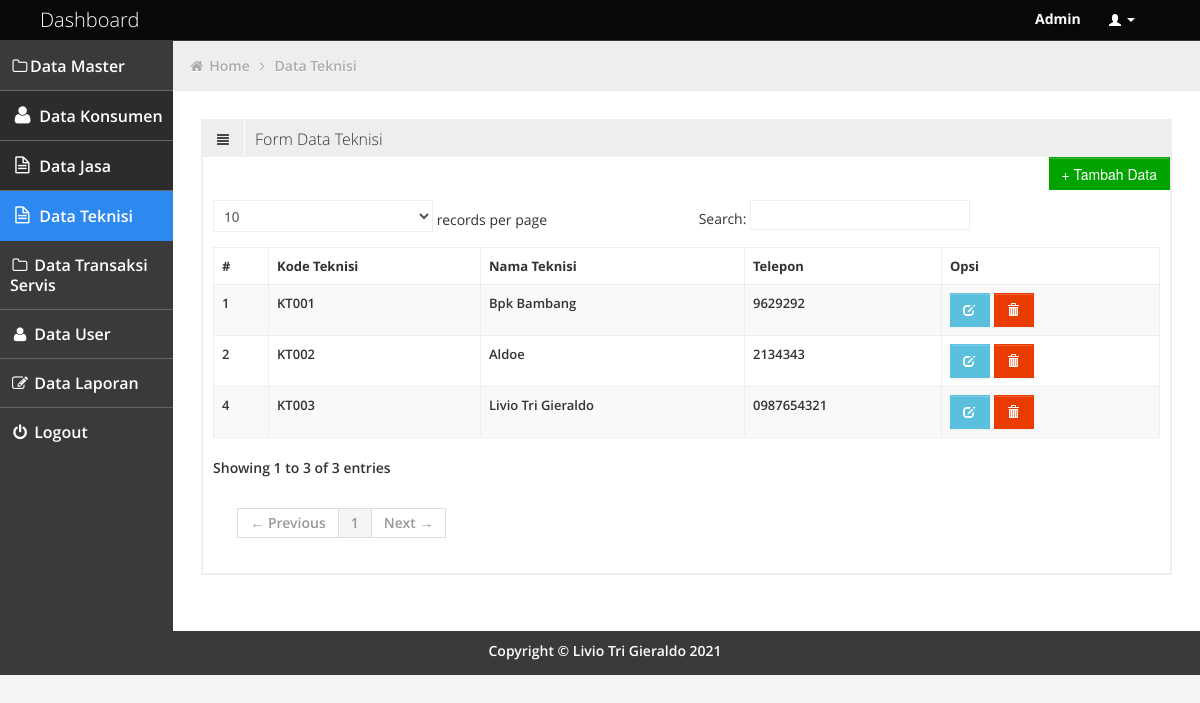
The app's page /admin/teknisi.php (signed in) with its own data.
### tables this page shows
CREATE TABLE `teknisi` (
  `no` int(10) NOT NULL,
  `kd_teknisi` varchar(20) NOT NULL,
  `nm_teknisi` varchar(100) NOT NULL,
  `telepon` varchar(16) NOT NULL
);

### admin/teknisi.php (the view, shortened to what this page needs)
<!DOCTYPE html>
<html lang="en">
<head>
	<link id="bootstrap-style" href="../css/bootstrap.min.css" rel="stylesheet">
	<link href="../css/bootstrap-responsive.min.css" rel="stylesheet">
	<link id="base-style" href="../css/style.css" rel="stylesheet">
	<link id="base-style-responsive" href="../css/style-responsive.css" rel="stylesheet">
	<link rel="stylesheet" type="text/css" href="../css2/font.css">
</head>
<body>
	<?php include 'navbar.php'; ?>
		<div class="container-fluid-full">
				<div class="row-fluid">
					<?php include 'sidebarr.php'; ?>
						<div id="content" class="span10">
								<ul class="breadcrumb">
									<li>
										<i class="icon-home"></i>
										<a href="dashboard.php">Home</a>
										<i class="icon-angle-right"></i>
									</li>
									<li><a href="teknisi.php">Data Teknisi</a></li>
								</ul>
			  <div class="row-fluid sortable">
					<div class="box span12">
						<div class="box-header">
							<h2><i class="halflings-icon align-justify"></i><span class="break"></span>Form Data Teknisi</h2>
						</div>
                        <div class="clearfix">
                            <button class="width-35 pull-right btn btn-sm btn-success" onclick="location.href='tambahteknisi.php'">
                                <span class="bigger-110"> + Tambah Data</span>
                            </button>
                        </div>
						<div class="box-content">
							<table class="table table-striped table-bordered bootstrap-datatable datatable">
						    <thead>
						      <tr>
							  	<th><font size="2">#</th>
						        <th><font size="2">Kode Teknisi</th>
						        <th><font size="2">Nama Teknisi</th>
						        <th><font size="2">Telepon</th>
						        <th><font size="2">Opsi</th>
						      </tr>
						    </thead>
						    <tbody>
						    <?php
						    include '../config/koneksi.php';
						    $data = $conn->query("SELECT * FROM teknisi ORDER BY kd_teknisi desc");
						    while ($result = $data->fetch_assoc()){
						    	?>
						      <tr>
							 	<td><font size="2"><?php echo $result ['no']; ?></td>
						        <td><font size="2"><?php echo $result ['kd_teknisi']; ?></td>
						        <td><font size="2"><?php echo $result ['nm_teknisi'] ; ?></td>
						        <td><font size="2"><?php echo $result ['telepon'] ; ?></td>
							    <td class="center">
									<a class="btn btn-info" href="edit_teknisi.php?kd_teknisi=<?php echo $result ['kd_teknisi'] ; ?>" title="Edit Data Teknisi">
										<i class="halflings-icon white edit"></i></a>
									<a class="btn btn-danger" href="../aksi/proses.php?kd_teknisi=<?php echo $result ['kd_teknisi'] ; ?>"onclick="return confirm('Apakah anda yakin akan menghapus data ini?')"title="Hapus Data">
										<i class="halflings-icon white trash"></i></a>
								</td>
						      </tr>
						      <?php
						      }
						      ?>
						    </tbody>
			 		      </table>
						</div>
					</div>
					</div>
			</div>
				</div>
			</div>
	<?php include 'footer.php';?>
</body>
</html>

### css/style.css (style rules this page uses)
body { background: #F5F5F5; color: #333; border: none; font-family: 'Open Sans', sans-serif; font-weight: 600; }
a { color: #646464; }
h2 { font-size: 16px; line-height: 16px; }
#content { background: #ffffff; filter: none; min-height: 100%; padding: 20px 20px; position: relative; }
.breadcrumb { margin: -28px -28px 28px -28px; line-height: 34px; background: #eee; border: 0px; color: #aaa; -webkit-box-shadow: none; -moz-box-shadow: none; box-shadow: none; -webkit-border-radius: 0px; -moz-border-radius: 0px; border-radius: 0px; }
.breadcrumb a { color: #aaa; text-shadow: 0px 1px 1px #fff; }
.box { border: 2px solid #eee; background: #fff !important; margin-bottom: 28px; }
.box-header { height: 16px; font-size: 16px; line-height: 16px; padding: 10px; background: #eee; -webkit-box-shadow: none; -moz-box-shadow: none; box-shadow: none; overflow: hidden; }
.box-header h2 { float:left; margin-top: 0px; font-weight: 300; }
.box-header h2 i { margin: 0px 3px 0px 4px; opacity: .8; filter: alpha(opacity=80); -ms-filter:"progid:DXImageTransform.Microsoft.Alpha(Opacity=80)"; }
.box-content { position: relative; z-index: 50; margin-top: -1px; padding: 10px; background: #fff !important; }
.btn { display: inline-block; padding: 6px 12px; margin-bottom: 0; font-size: 14px; font-weight: 500; line-height: 20px; text-align: center; white-space: nowrap; vertical-align: middle; cursor: pointer; border: 1px solid #a7a9aa; -webkit-border-radius: 0px !important; border-radius: 0px !important; }
.btn i { margin-top: 2px; }
.btn { color: #ffffff; background-color: #a7a9aa; border-color: #a7a9aa; background-image: none; filter: none; text-shadow: none; }
.btn-danger { background-color: #EB3C00; border-color: #EB3C00; }
.btn-success { background-color: #00A300; border-color: #00A300; }
.btn-info { background-color: #5bc0de; border-color: #5bc0de; }
.table th, .table td { border-top: 1px solid #eee; }
.table-bordered { border-color: #eee; -webkit-border-radius: 0px !important; -moz-border-radius: 0px !important; border-radius: 0px !important; }
.table-bordered th, .table-bordered td { border-left: 1px solid #eee; }
.table-bordered thead:first-child tr:first-child > th:first-child, .table-bordered tbody:first-child tr:first-child > td:first-child, .table-bordered tbody:first-child tr:first-child > th:first-child { -webkit-border-radius: 0px !important; -moz-border-radius: 0px !important; border-radius: 0px !important; }
.table-bordered thead:first-child tr:first-child > th:last-child, .table-bordered tbody:first-child tr:first-child > td:last-child, .table-bordered tbody:first-child tr:first-child > th:last-child { -webkit-border-radius: 0px !important; -moz-border-radius: 0px !important; border-radius: 0px !important; }
.table-bordered thead:last-child tr:last-child > th:first-child, .table-bordered tbody:last-child tr:last-child > td:first-child, .table-bordered tbody:last-child tr:last-child > th:first-child, .table-bordered tfoot:last-child tr:last-child > td:first-child, .table-bordered tfoot:last-child tr:last-child > th:first-child { -webkit-border-radius: 0px !important; -moz-border-radius: 0px !important; border-radius: 0px !important; }
.table-bordered thead:last-child tr:last-child > th:last-child, .table-bordered tbody:last-child tr:last-child > td:last-child, .table-bordered tbody:last-child tr:last-child > th:last-child, .table-bordered tfoot:last-child tr:last-child > td:last-child, .table-bordered tfoot:last-child tr:last-child > th:last-child { -webkit-border-radius: 0px !important; -moz-border-radius: 0px !important; border-radius: 0px !important; }

### css/style-responsive.css (style rules this page uses)
@media (min-width: 1200px) { .container-fluid-full { overflow: hidden; position: relative; height: 100%; } }
@media (min-width: 1200px) { #content { width: 85.578%; padding: 28px; margin: 0px 0px; margin-left: 14.422% !important; } }

### css/halflings.css (style rules this page uses)
html, html .halflings { -webkit-font-smoothing: antialiased !important; }
.halflings-icon { display: inline-block; width: 14px; height: 14px; line-height: 14px; vertical-align: text-top; background-image: url(../img/glyphicons_halflings.svg); background-position: 0 0; background-repeat: no-repeat; vertical-align: top; *display: inline; *zoom: 1; *margin-right: .3em; }
.halflings-icon.white { background-image: url(../img/glyphicons_halflings-white.svg); }
.halflings-icon.trash { background-position: -456px 0; }
.halflings-icon.align-justify { background-position: -336px -48px; }
.halflings-icon.edit { background-position: -96px -72px; }

### records on screen
teknisi: no "4", kd_teknisi "KT003", nm_teknisi "Livio Tri Gieraldo", telepon "0987654321"
teknisi: no "2", kd_teknisi "KT002", nm_teknisi "Aldoe", telepon "2134343"
teknisi: no "1", kd_teknisi "KT001", nm_teknisi "Bpk Bambang", telepon "9629292"

### other values on screen
$_SESSION['level'] "Admin"
